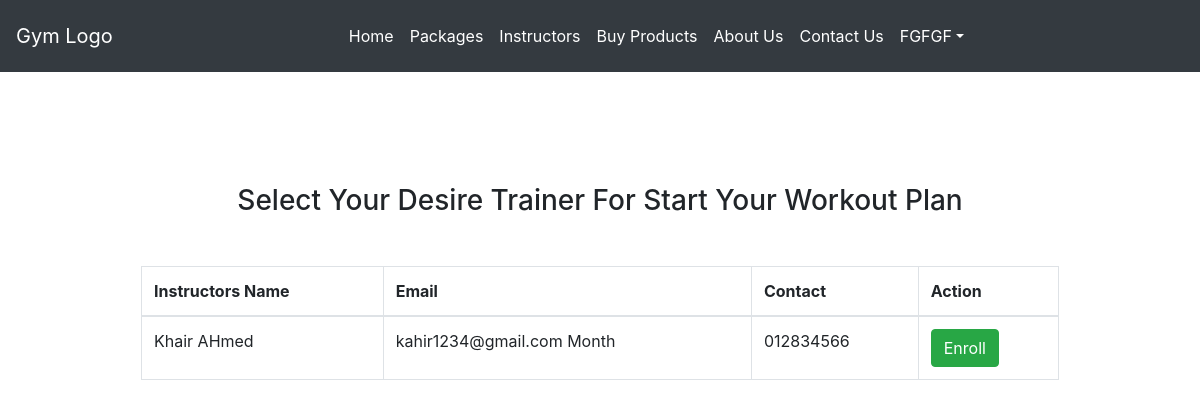
Screenshot of /instructors.php (signed in) with the database file from the repository.
### tables this page shows
CREATE TABLE `instructors` (
  `instructor_id` int(11) NOT NULL,
  `name` varchar(100) NOT NULL,
  `contact` varchar(100) NOT NULL,
  `picture` varchar(100) NOT NULL,
  `address` varchar(200) NOT NULL,
  `email` varchar(100) NOT NULL,
  `user_id` int(11) NOT NULL
);

### php-functions/php_query_functions.php (called while the page is built, shortened)
<?php
function PullData($con, $table, $columns, $condition, $oparator)
{
    $sql = "SELECT {$columns} FROM {$table}";
    $where_cls = "";
    if (is_array($condition)) {
        $where_cls = "where ";
        $and = "";
        foreach ($condition as $key => $val) {
            $where_cls .= "" . $and . " " . $key . "=" ."'$val'". " ";
            $and = $oparator;
        }
    }
    $sql .= " " . $where_cls;
    $result = $con->query($sql);
    return $result;
}
function num_of_rows($con, $table, $condition, $operator)
{
    $result = PullData($con, $table, "*", $condition, $operator);
    $n_rows=mysqli_num_rows($result);
    return $n_rows;
}
?>

### instructors.php (the view, shortened to what this page needs)
<!doctype html>
<html lang="en">
<head>
    <link rel="stylesheet" href="https://stackpath.bootstrapcdn.com/bootstrap/4.3.1/css/bootstrap.min.css">
</head>
<body>
    <?php
    include('php-functions/db_connection.php');
    include('php-functions/php_query_functions.php')
    ?>
    <?php
    include('php-layout-files/navbar.php')
    ?>
    <div class="container">
        <div class="row mt-5">
            <div class="col-md-10 mx-auto p-3">
                <h3 class="text-center my-5">Select Your Desire Trainer For Start Your Workout Plan</h3>
                <?php
                $uid=$_SESSION['user_id'];
                $condition=array(
                    'user_id'=> $uid
                );
                $nrows=num_of_rows($con,'membershiptype',$condition,'');
                ?>
                <?php if($nrows>0)
                {
               ?>
                <table class="table mt-3  table-bordered">
                    <thead>
                        <tr>
                            <th>Instructors Name</th>
                            <th>Email</th>
                            <th>Contact</th>
                            <th>Action</th>
                        </tr>
                    </thead>
                    <tbody>
                        <?php
                        $result = PullData($con, 'instructors', '*', "", "");
                        while ($row = mysqli_fetch_array($result)) {
                        ?>
                            <tr>
                                <td scope="row"><?php echo $row['name'] ?></td>
                                <td><?php echo $row['email'] ?> Month</td>
                                <td><?php echo $row['contact'] ?> </td>
                                <td><a class="btn btn-success text-white" onclick="enroll('<?php echo $row['instructor_id'] ?>')" role="button"> Enroll</a></td>
                            </tr>
                        <?php
                        }
                        ?>
                    </tbody>
                </table>
                <?php
                }
                else{
                    ?>
                    <p class="lead text-center">Your are not a member of this gym.Please buy a membership package then you are able to select a trainer</p>
                    <?php
                }
                ?>
            </div>
        </div>
    </div>
</body>
</html>

### rows the page displays
instructors: name "Khair AHmed", email "kahir1234@gmail.com", contact "012834566"

### other values shown
$_SESSION['name'] "FGFGF"
